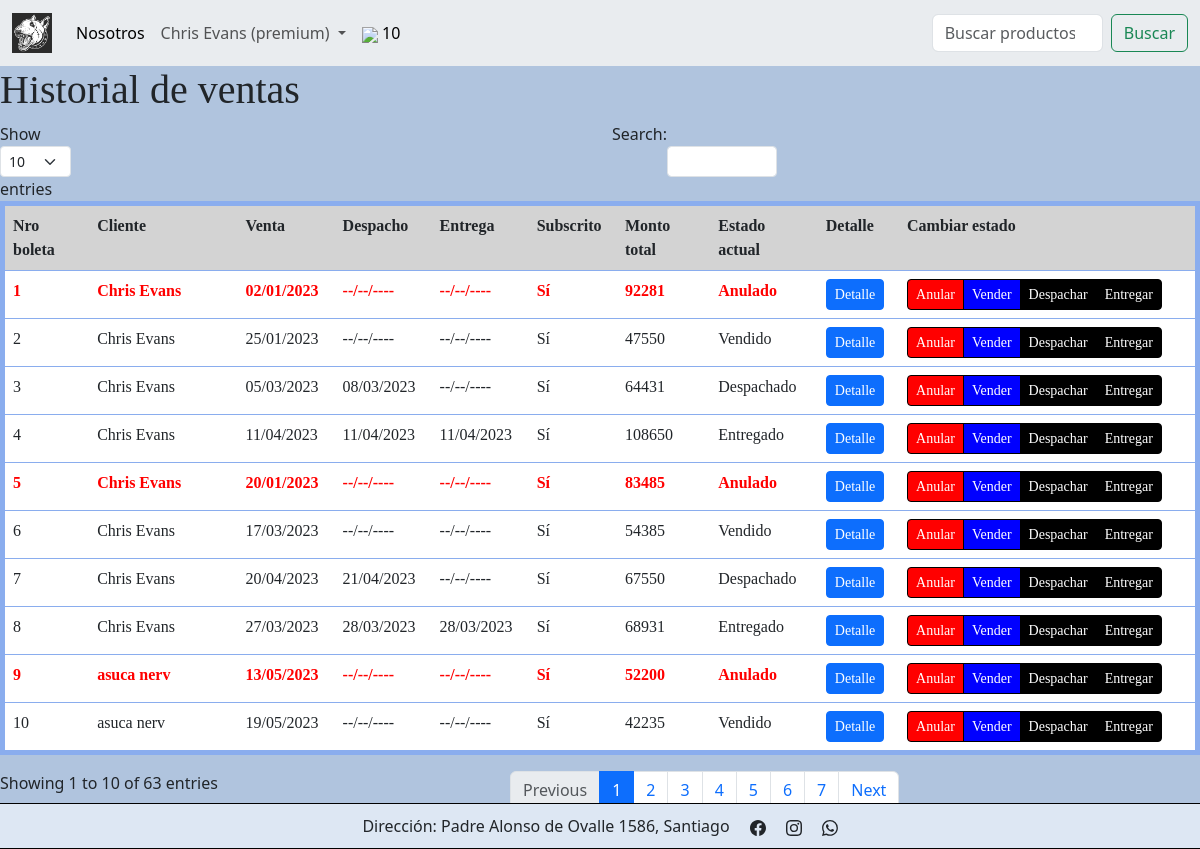
Page /ventas (signed in) on the committed database.
### core/models.py (models this page shows, shortened)
class Boleta(models.Model):
    ESTADO_CHOICES = [
        ('Anulado', 'Anulado'),
        ('Vendido', 'Vendido'),
        ('Despachado', 'Despachado'),
        ('Entregado', 'Entregado'),
    ]
    nro_boleta = models.IntegerField(primary_key=True, blank=False, null=False, verbose_name='Nro boleta')
    cliente = models.ForeignKey(Perfil, on_delete=models.DO_NOTHING)
    monto_sin_iva = models.IntegerField(blank=False, null=False, verbose_name='Monto sin IVA')
    iva = models.IntegerField(blank=False, null=False, verbose_name='IVA')
    total_a_pagar = models.IntegerField(blank=False, null=False, verbose_name='Total a pagar')
    fecha_venta = models.DateField(blank=False, null=False, verbose_name='Fecha de venta')
    fecha_despacho = models.DateField(blank=True, null=True, verbose_name='Fecha de despacho')
    fecha_entrega = models.DateField(blank=True, null=True, verbose_name='Fecha de entrega')
    estado = models.CharField(choices=ESTADO_CHOICES, max_length=50, blank=False, null=False, verbose_name='Estado')
    class Meta:
        db_table = 'Boleta'
        verbose_name = "Boleta"
        verbose_name_plural = "Boletas"

### core/views.py (the view)
# urls.py: path('ventas', ventas, name='ventas'),
def ventas(request):
    boletas = Boleta.objects.all()
    historial =[]
    for boleta in boletas:
        boleta_historial = {
            'nro_boleta': boleta.nro_boleta,
            'nom_cliente': f'{boleta.cliente.usuario.first_name} {boleta.cliente.usuario.last_name}',
            'fecha_venta': boleta.fecha_venta,
            'fecha_despacho': boleta.fecha_despacho,
            'fecha_entrega': boleta.fecha_entrega,
            'subscrito': 'Sí' if boleta.cliente.subscrito else 'No',
            'total_a_pagar': boleta.total_a_pagar,
            'estado': boleta.estado,
        }
        historial.append(boleta_historial)
    return render(request, 'core/ventas.html', {
        'historial': historial
    })

### core/context_processors.py (called while the page is built)
def registrar_carrito(request):
    mostrar_carrito = False
    cantidad_productos = 0
    if request.user.is_authenticated:
        if request.user.perfil.tipo_usuario == 'Cliente':
            cantidad_productos = Carrito.objects.filter(cliente=request.user.perfil).count()
            mostrar_carrito = cantidad_productos > 0
    return {
        'mostrar_carrito': mostrar_carrito,
        'cantidad_productos': cantidad_productos,
    }

### core/templatetags/custom_filters.py (called while the page is built)
@register.filter
def formatear_fecha(value):
    if value == None:
        value = '--/--/----'
    else:
        value = value.strftime("%d/%m/%Y")
    return f'{value}'

### core/templates/core/ventas.html
{% extends 'core/base.html' %}
{% load static %}
{% load custom_filters %}
{% block content %}
<body class="fondo">
    <h1 class="titulo">Historial de ventas</h1>
    <table id="tabla-principal" class="table table-hover" class="table table-striped-columns">
        <thead>
            <tr>
                <th> Nro boleta </th>
                <th> Cliente </th>
                <th> Venta </th>
                <th> Despacho </th>
                <th> Entrega </th>
                <th> Subscrito </th>
                <th> Monto total </th>
                <th> Estado actual </th>
                <th> Detalle </th>
                <th> Cambiar estado </th>
            </tr>
        </thead>
        <tbody>
            {% for boleta in historial %}
                {% if boleta.estado == 'Anulado' %}
                    <tr class="letra-boleta-anulada">
                {% else %}
                    <tr>
                {% endif %}
                    <td> {{ boleta.nro_boleta }} </td>
                    <td> {{ boleta.nom_cliente }} </td>
                    <td> {{ boleta.fecha_venta|formatear_fecha }} </td>
                    <td> {{ boleta.fecha_despacho|formatear_fecha }} </td>
                    <td> {{ boleta.fecha_entrega|formatear_fecha }} </td>
                    <td> {{ boleta.subscrito }} </td>
                    <td> {{ boleta.total_a_pagar }} </td>
                    <td> {{ boleta.estado }} </td>
                    <td>
                        <a href="{% url 'boleta' boleta.nro_boleta %}" class="btn btn-sm btn-primary">Detalle</a>
                    </td>
                    <td>
                        <span>
                            <div class="btn-group">
                                <a href="{% url 'cambiar_estado_boleta' boleta.nro_boleta 'Anulado' %}" class="btn btn-sm btn-danger" style="background-color: red; border-color: black;">Anular</a>
                                <a href="{% url 'cambiar_estado_boleta' boleta.nro_boleta 'Vendido' %}" class="btn btn-sm btn-success" style="background-color: blue; border-color: black;">Vender</a>
                                <a href="{% url 'cambiar_estado_boleta' boleta.nro_boleta 'Despachado' %}" class="btn btn-sm btn-primary" style="background-color: black; border-color: black;">Despachar</a>
                                <a href="{% url 'cambiar_estado_boleta' boleta.nro_boleta 'Entregado' %}" class="btn btn-sm btn-secondary" style="background-color: black; border-color: black;">Entregar</a>
                            </div>
                        </span>
                    </td>
                </tr>
            {% endfor %}
        </tbody>
    </table>
</body>
{% endblock content %}

### core/templates/core/base.html (shortened to what this page needs)
{% load static %}
<!DOCTYPE html>
<html lang="es">
<head>
    <link rel="stylesheet" href="{% static 'core/css/base.css'%}">
    <link href="https://cdn.jsdelivr.net/npm/bootstrap@5.3.0/dist/css/bootstrap.min.css" rel="stylesheet">
    {% block stylesheet %}
    <link rel="stylesheet" href="{% static 'core/css/base.css'%}">
    {% endblock stylesheet %}
  </head>
<body>
    {% block navbar %}
    <nav class="navbar navbar-expand-lg bg-body-secondary">
      <div class="container-fluid">
        <a class="navbar-brand" href="{% url 'inicio' %}">
          <img src="{% static 'core/img/logo4.jpg' %}" class="logo-menu-superior" style="height: 40px;;" alt="">
        </a>
        <div class="collapse navbar-collapse" id="navbarSupportedContent">
          <ul class="navbar-nav me-auto mb-2 mb-lg-0">
            <li class="nav-item">
              <a class="nav-link active" aria-current="page" href="{% url 'nosotros' %}"> Nosotros </a>
            </li>
            {% if user.is_authenticated %}
              <li class="nav-item dropdown">
                <a class="nav-link dropdown-toggle" href="#" role="button" data-bs-toggle="dropdown"
                    aria-expanded="false" href="{% url 'ingresar' %}">
                  {% if user.is_superuser %}
                    <span class="text-danger fw-bold">
                  {% elif user.is_staff %}
                    <span class="text-success fw-bold">
                  {% else %}
                    <span>
                  {% endif %}
                    {{ user.first_name }} {{ user.last_name }}
                    {% if user.perfil.subscrito %}
                      (premium)
                    {% endif %}
                  </span>
                </a>
              </li>
            {% endif %}
            {% if mostrar_carrito %}
              <li class="nav-item">
                <a class="nav-link active" aria-current="page" href="{% url 'carrito' %}">
                  <img src="{% static 'core/images/carrito.png' %}" width="32px">
                  {{ cantidad_productos }}
                </a>
              </li>
            {% endif %}
          </ul>
          <form method="post" action="{% url 'inicio' %}" class="d-flex" role="search">
            <input class="form-control me-2" type="search" placeholder="Buscar productos"
                aria-label="Search" id="buscar" id="buscar" name="buscar">
            <button class="btn btn-outline-success" type="submit"> Buscar </button>
          </form>
        </div>
      </div>
    </nav>
    {% endblock navbar %}
        {% block content %}{% endblock content %}
    <br>
    <footer>
      <footer class="fixed-bottom">
        <div class="row">
            <div class="pie-pagina">
                <ul>
                    <li>Dirección: Padre Alonso de Ovalle 1586,
                        Santiago</li>
                    <li>
                    </li>
                    <br>
                    <li>
                    </li>
                    <br>
                    <li>
                    </li>
                </ul>
            </div>
        </div>
</body>
</html>

### core/static/core/css/base.css (style rules this page uses)
.logo-menu-superior { height: 40px; }
th { vertical-align: top; background-color: lightgray !important; }
.table-hover .letra-boleta-anulada td { color: red !important; font-weight: bold !important; }
.form-control { width:50%; margin:0 auto; }
.fondo { background-color:lightsteelblue; }
.titulo { font-family: Cambria, Cochin, Georgia, Times, 'Times New Roman', serif; }
.row { justify-content: center }
.table { font-family: Cambria, Cochin, Georgia, Times, 'Times New Roman', serif; border: 5px solid rgb(138, 173, 238) ; }
.pie-pagina { display: flex; justify-content: center; align-items: center; flex-wrap: wrap; background-color: rgb(221, 231, 243); border: 1px solid black; padding: 10px; }
.pie-pagina ul { list-style: none; display: flex; justify-content: center; align-items: center; margin: 0; padding: 0; }
.pie-pagina li { margin: 0 10px; }

### rows in the picture
Boleta: fecha_venta "02/01/2023", estado "Anulado"
Boleta: fecha_venta "25/01/2023", estado "Vendido"
Boleta: fecha_venta "05/03/2023", fecha_despacho "08/03/2023", estado "Despachado"
Boleta: fecha_venta "11/04/2023", fecha_despacho "11/04/2023", fecha_entrega "11/04/2023", estado "Entregado"
Boleta: fecha_venta "20/01/2023", estado "Anulado"
Boleta: fecha_venta "17/03/2023", estado "Vendido"
Boleta: fecha_venta "20/04/2023", fecha_despacho "21/04/2023", estado "Despachado"
Boleta: fecha_venta "27/03/2023", fecha_despacho "28/03/2023", fecha_entrega "28/03/2023", estado "Entregado"
Boleta: fecha_venta "13/05/2023", estado "Anulado"
Boleta: fecha_venta "19/05/2023", estado "Vendido"

### other values in the picture
{{ user.first_name }} "Chris"
{{ user.last_name }} "Evans"
{{ cantidad_productos }} "10"
{{ boleta.nro_boleta }} "1" "2" "3" "4" "5" "6" "7" "8" "9" "10"
{{ boleta.nom_cliente }} "Chris Evans" "Chris Evans" "Chris Evans" "Chris Evans" "Chris Evans" "Chris Evans" "Chris Evans" "Chris Evans" "asuca nerv" "asuca nerv"
{{ boleta.fecha_despacho|formatear_fecha }} "--/--/----" "--/--/----" "--/--/----" "--/--/----" "--/--/----" "--/--/----"
{{ boleta.fecha_entrega|formatear_fecha }} "--/--/----" "--/--/----" "--/--/----" "--/--/----" "--/--/----" "--/--/----" "--/--/----" "--/--/----"
{{ boleta.subscrito }} "Sí" "Sí" "Sí" "Sí" "Sí" "Sí" "Sí" "Sí" "Sí" "Sí"
{{ boleta.total_a_pagar }} "92281" "47550" "64431" "108650" "83485" "54385" "67550" "68931" "52200" "42235"
